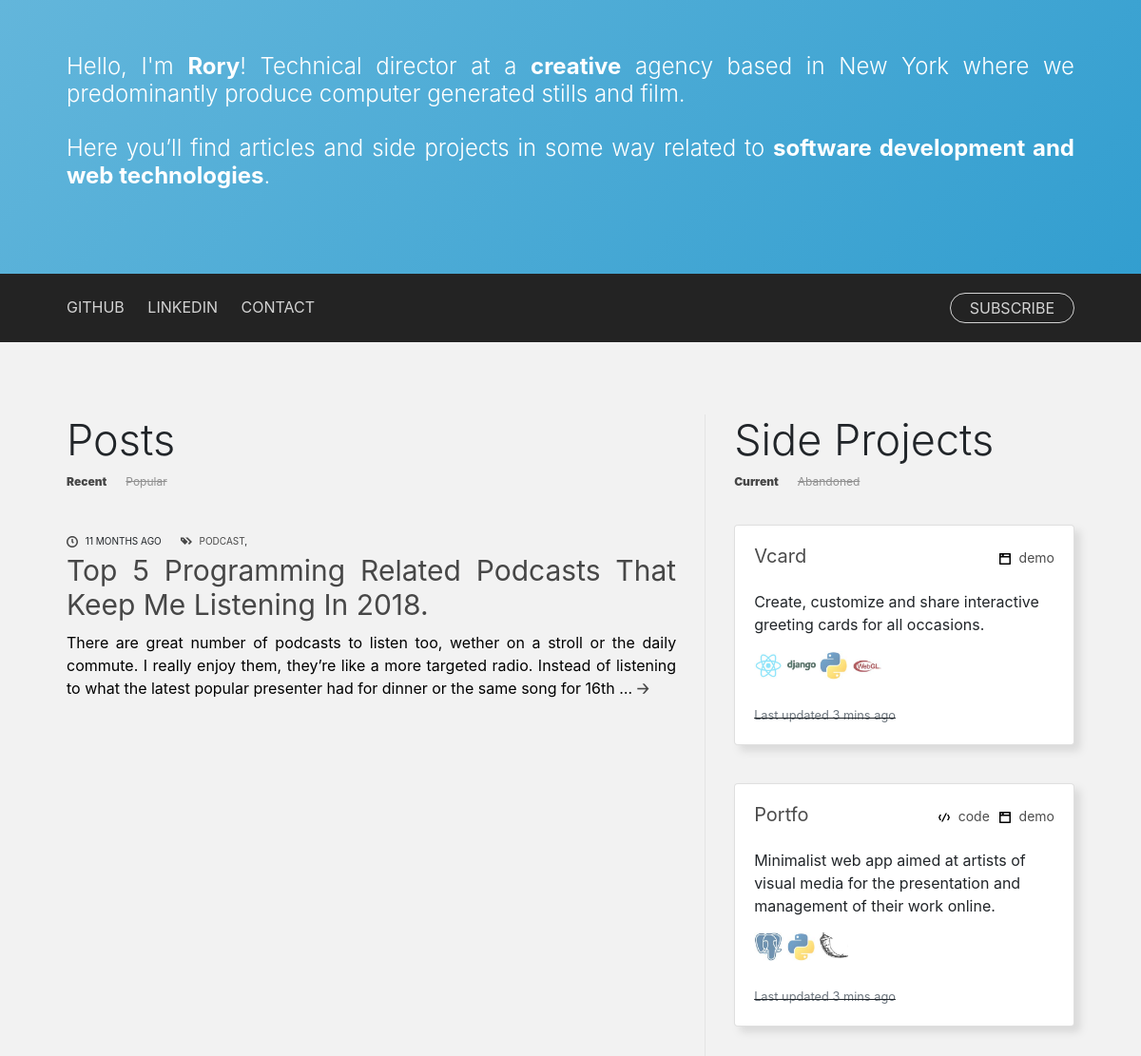
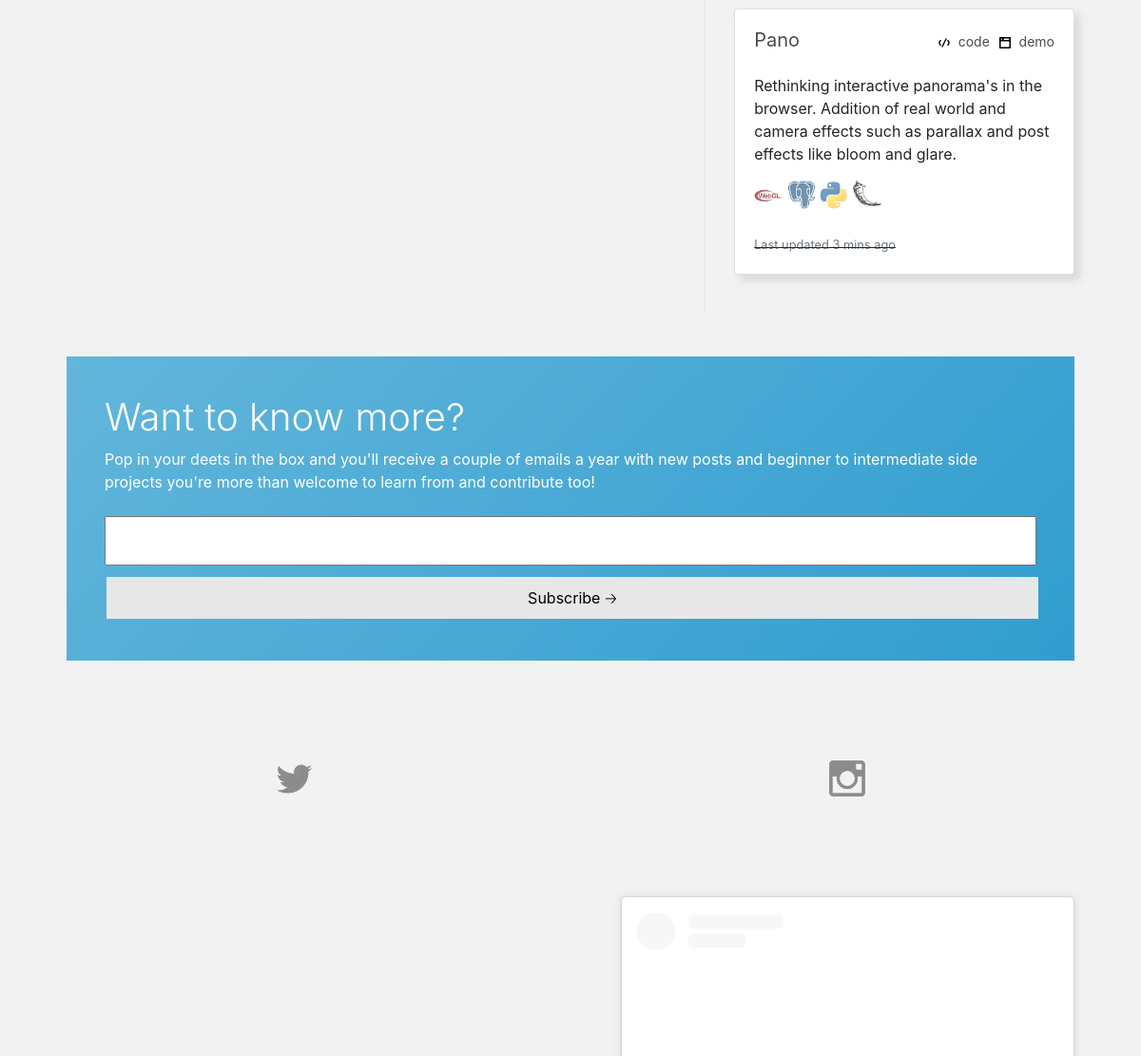
/ (upper part), run on an earlier commit of the app's database (2 pictures, top to bottom).
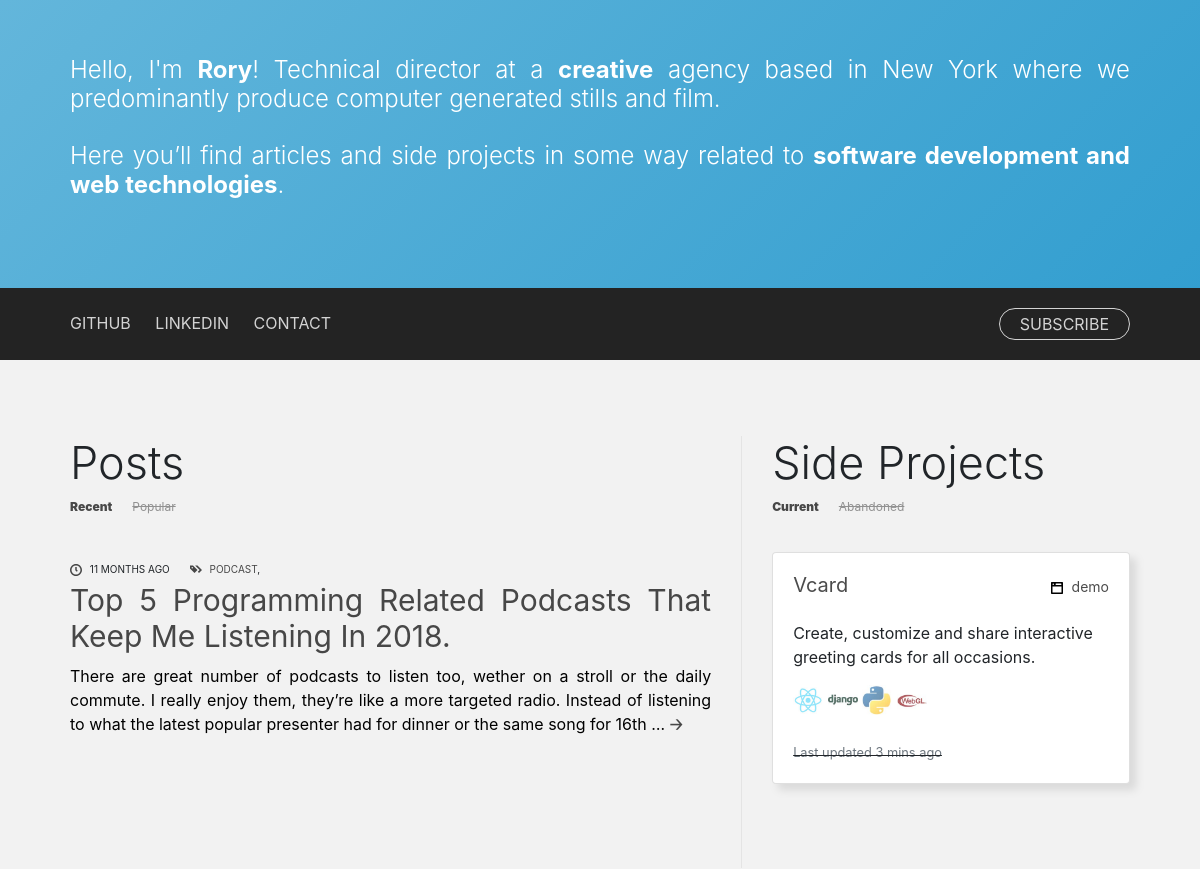
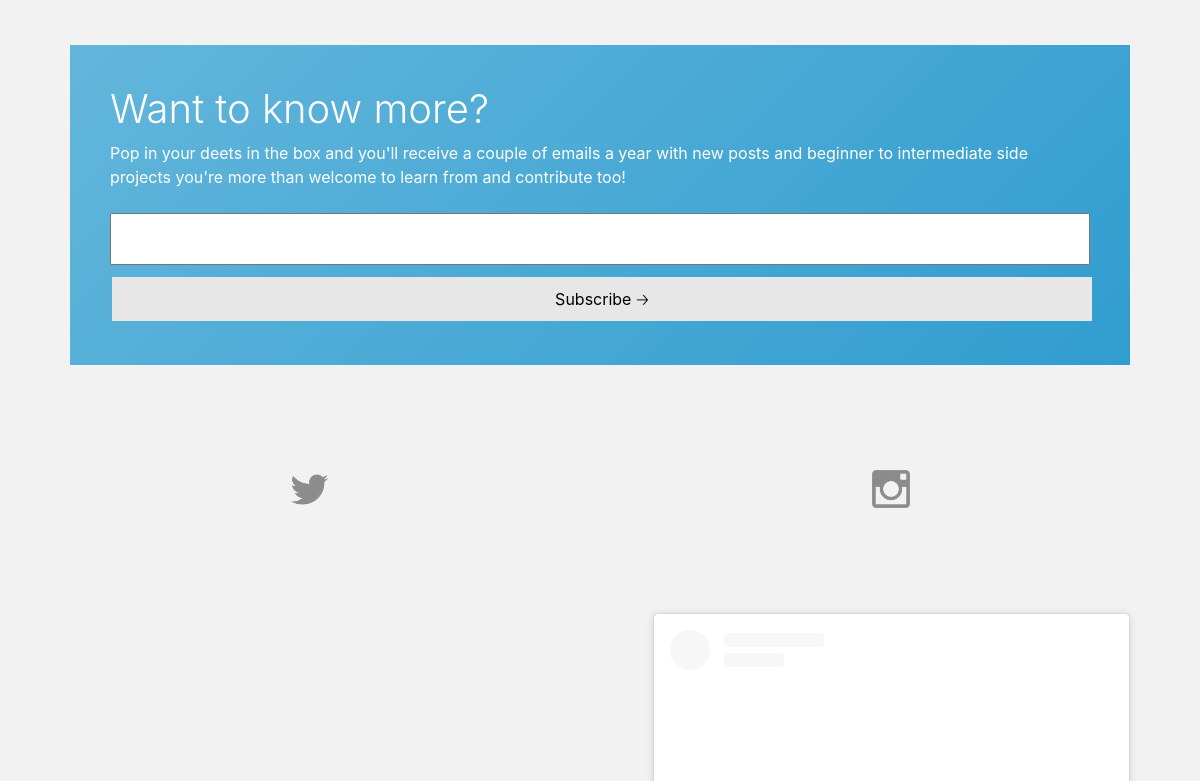
And on a later commit of the database (2 pictures, top to bottom).
### blog/models.py (models this page shows, shortened)
class Post(models.Model):
    next_post = models.IntegerField(null=True, blank=True)
    previous_post = models.IntegerField(null=True, blank=True)
    name = models.CharField(max_length=200)
    content = models.CharField(max_length=5000)
    pub_date = models.DateTimeField('date published')
    strap = models.CharField(max_length=300)
    tags = models.ManyToManyField(Tag, blank=True)
    project = models.ForeignKey(Project, on_delete=models.CASCADE, related_name='posts', null=True, blank=True)
    cover_img = models.CharField(max_length=200, null=True, blank=True)
    published = models.BooleanField(default=False)
    techspec = models.BooleanField(default=False)
    viewed = models.IntegerField(default=0)

class Tag(models.Model):
    name = models.CharField(max_length=30)
    def __str__(self):
        return self.name

class Project(models.Model):
    name = models.CharField(max_length=200)
    pub_date = models.DateTimeField('date published')
    strap = models.CharField(max_length=300)
    content = models.CharField(max_length=5000)
    tags = models.ManyToManyField(Tag, blank=True)
    cover_img = models.CharField(max_length=200)
    published = models.BooleanField(default=False)
    repo = models.CharField(max_length=200, null=True, blank=True)
    demo = models.CharField(max_length=200, null=True, blank=True)

class UsedSoftware(models.Model):
    name = models.CharField(max_length=200)
    small_logo = models.CharField(max_length=200)
    projects = models.ManyToManyField(Project, blank=True)
    website = models.CharField(max_length=200)
    def __str__(self):
        return self.name

class SocialInstagram(models.Model):
    link = models.CharField(max_length=200)
    oembed = models.CharField(max_length=5000)

### blog/views.py (the view)
# urls.py: path('', views.index, name='index'),
def index(request):
    articles = Post.objects.filter(
        published=True, project=None
        ).order_by('-pub_date')
    projects = Project.objects.filter(
        published=True
        ).order_by('-pub_date')
    context = standard_context
    context['articles'] = articles
    context['projects'] = projects
    return render(request, 'blog/index.html', context)

### blog/forms.py
class SearchForm(forms.Form):
    search = forms.CharField(label='', max_length=100)

class MailingList(forms.Form):
    email = forms.CharField(label='', max_length=100)

### blog/templates/blog/index.html (shortened to what this page needs)
{% extends "blog/base.html" %} {% load static %} {% block content %}
<div style="background: linear-gradient(135deg, rgba(99,182,219,1) 0%,rgba(48,157,207,1) 100%);">
  <div class="container content-intro">
    <p style="height:40px"></p>
    <p class="display-4" style="font-size: 24px;text-align:justify;">
      Hello, I'm
      <span style="font-weight: bold;"><a href="mailto:hello@flatlands.io">Rory</a></span>! Technical director at a
      <span style="font-weight: bold;">creative</span> agency based in New York
      where we predominantly produce computer generated stills and film.
      <br /><br />
      Here you’ll find articles and side projects in some way related to
      <span style="font-weight: bold;">software development and web technologies</span>.
    </p>
  </div>
  <br />
  <br />
  <br />
  {% include "blog/menu.html" %}
</div>
<p style="height:60px;"></p>
<div class="container content">
  <div class="content-index">
    <div style="display: flex; flex-direction: column;">
      <h1 class="display-4" style="font-size:45px;">Posts</h1>
      <div style="display:flex;">
        <a href="#" style="font-size: 12px; font-weight: 900;">Recent</a>
        <a href="#" style="text-indent: 20px;font-size: 12px;color:dimgrey;"><s>Popular</s></a>
      </div>
      <p style="height:10px;"></p>
      {% if articles %}
      <p style="height:4px;"></p>
      {% for article in articles %} {% if article.project == None %}
      <div class="indexlistpost">
        <div class="blogpostheader">
          <div class="bloglistpostdate">
            <img class="iconic-svg" src="{% static 'blog/svg/clock.svg' %}" alt="clock icon" />
            {{ article.pub_date | timesince | upper }} AGO
          </div>
          <div class="bloglistpostdate">
            <img class="iconic-svg" src="{% static 'blog/svg/tags.svg' %}" alt="tags icon" />
            {% for tag in article.tags.all %}
            <a href="/search/{{tag|lower}}" style="color: black;">{{tag|upper}}</a>, {% endfor %}
          </div>
        </div>
        <div class="display-4 bloglistpostname">
          <a href="/articles/{{article.id}}/" style="text-align: justify;">{{ article.name | title }}.</a>
        </div>
        <div style="color: black;text-align: justify;">
          {{ article.strap | capfirst | truncatewords:45 }}
          <a href="/articles/{{ article.id }}" style="font-weight: bolder;font-style: normal;">🡢</a>
        </div>
      </div>
      <p style="height:60px;"></p>
      {% endif %} {% endfor %}
      <p style="height:40px;"></p>
      {% else %}
      <p>No Articles :(</p>
      {% endif %}
    </div>
    <div class="project-comp">
      <div>
        {% include "blog/project_comp.html" %}
      </div>
    </div>
  </div>
  {% include "blog/comp/mailinglist.html" %}
  <div>
    {% include "blog/comp/social.html" %}
  </div>
</div>
{% endblock %}

### blog/templates/blog/project_comp.html
{% load static %}
{% if projects %}
<h1 class="display-4" style="font-size:45px;">Side Projects</h1>
<div style="display:flex;">
  <a href="" style="font-size: 12px; font-weight: 900;">Current</a>
  <a href="" style="text-indent: 20px;font-size: 12px;color:dimgrey;"><s>Abandoned</s></a>
</div>
<p style="height:20px;"></p>
{% for project in projects %}
<div class="card mb-3" style="filter: drop-shadow(6px 6px 4px rgba(0, 0, 0, .1));">
  <div class="card-body">
    <h5 class="card-title">
      <div style="display: flex; flex-direction: row; justify-content: space-between">
        <div>
          <h5 class="card-title">
            <a href="/projects/{{ project.id }}/">{{project.name|capfirst}}</a>
          </h5>
        </div>
        <div style="display: flex;">
          <div style="display: flex; flex-direction: row; justify-content: space-between">
            <div style="display: flex;">
              <div>
                {% if project.repo == None %}
                {% else %}
                <span style="font-size: 14px;">
                  <img class="iconic-svg-small" src="{% static 'blog/svg/code.svg' %}" alt="code icon">
                  <a href="{{project.repo}}">code</a>
                </span>
                {% endif %}
              </div>
              <div style="padding-left:10px;">
                <span style="font-size: 14px;">
                  <img class="iconic-svg-small" src="{% static 'blog/svg/browser.svg' %}" alt="code icon">
                  <a href="{{project.demo}}">demo</a>
                </span>
              </div>
            </div>
          </div>
    </h5>
    <p class="card-text">
      {{project.strap|capfirst|truncatewords:50}}
    </p>
    <div>
      {% for tech in project.usedsoftware_set.all %}
      <a href="{{tech.website}}">
        <img class="tech-icon" src="{% static 'blog/img/'|add:tech.small_logo %}" alt="{{tech}} icon">
      </a>
      {% endfor %}
    </div>
    <br>
    <s>
      <p class="card-text"><small class="text-muted">Last updated 3 mins ago</small></p>
    </s>
  </div>
</div>
<br> {% endfor %} {% else %} No Projects :( {% endif %}

### blog/templates/blog/comp/social.html (shortened to what this page needs)
<div class="footer-resource">
    <div class="footer-resource-item">
        <div style="display:flex;justify-content: space-around;padding-bottom:100px;padding-top:100px;">
            <a href="https://www.twitter.com"><img style="filter:opacity(60%);" src="/static/blog/img/soc_twitter.png"></a>
        </div>
    </div>
    <div class="footer-resource-item">
        <div style="display:flex;justify-content: space-around; padding-bottom:100px;padding-top:100px;">
            <a href="https://www.instagram.com"><img style="filter:opacity(60%);" src="/static/blog/img/soc_instagram.png"></a>
        </div>
        {% for post in instagram_content %}
        <div style="width:100%;">
        {{post.oembed|safe}}
    </div>
        {% endfor %}
    </div>
</div>

What changed in the data, as far as the page shows it:
no longer on this page (row edited): Project: name "Portfo", strap "Minimalist web app aimed at artists of visual media for the presentation and management of their work online.", UsedSoftware (small_logo+name (picture))
no longer on this page (row unchanged): UsedSoftware: small_logo+name (picture)
no longer on this page (row unchanged): UsedSoftware: small_logo+name (picture)
no longer on this page (row edited): Project: name "Pano", strap "Rethinking interactive panorama's in the browser. Addition of real world and camera effects such as parallax and post effects like bloom and glare.", UsedSoftware (small_logo+name (picture)), UsedSoftware (small_logo+name (picture))
